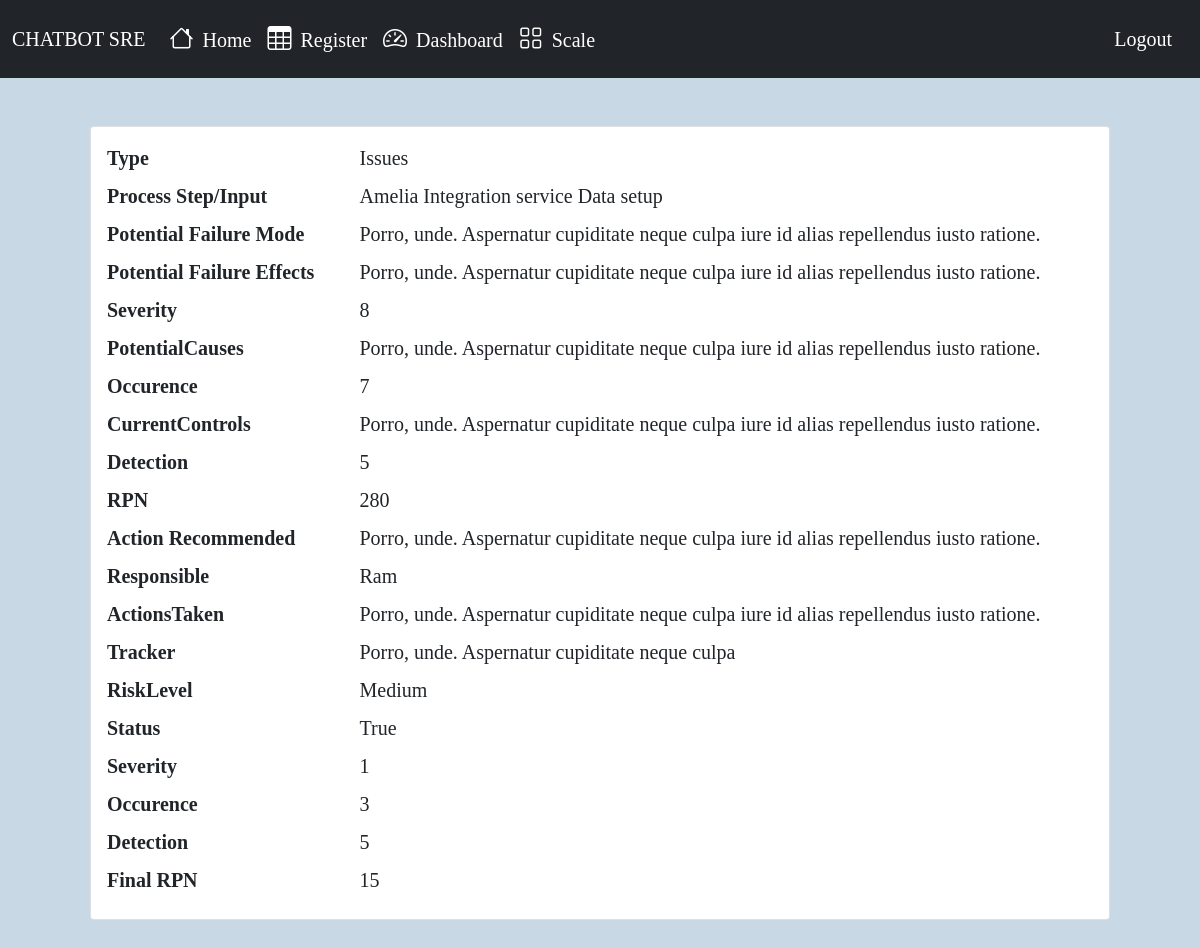
Before: /fmea/show/1 (signed in) with the older database file.
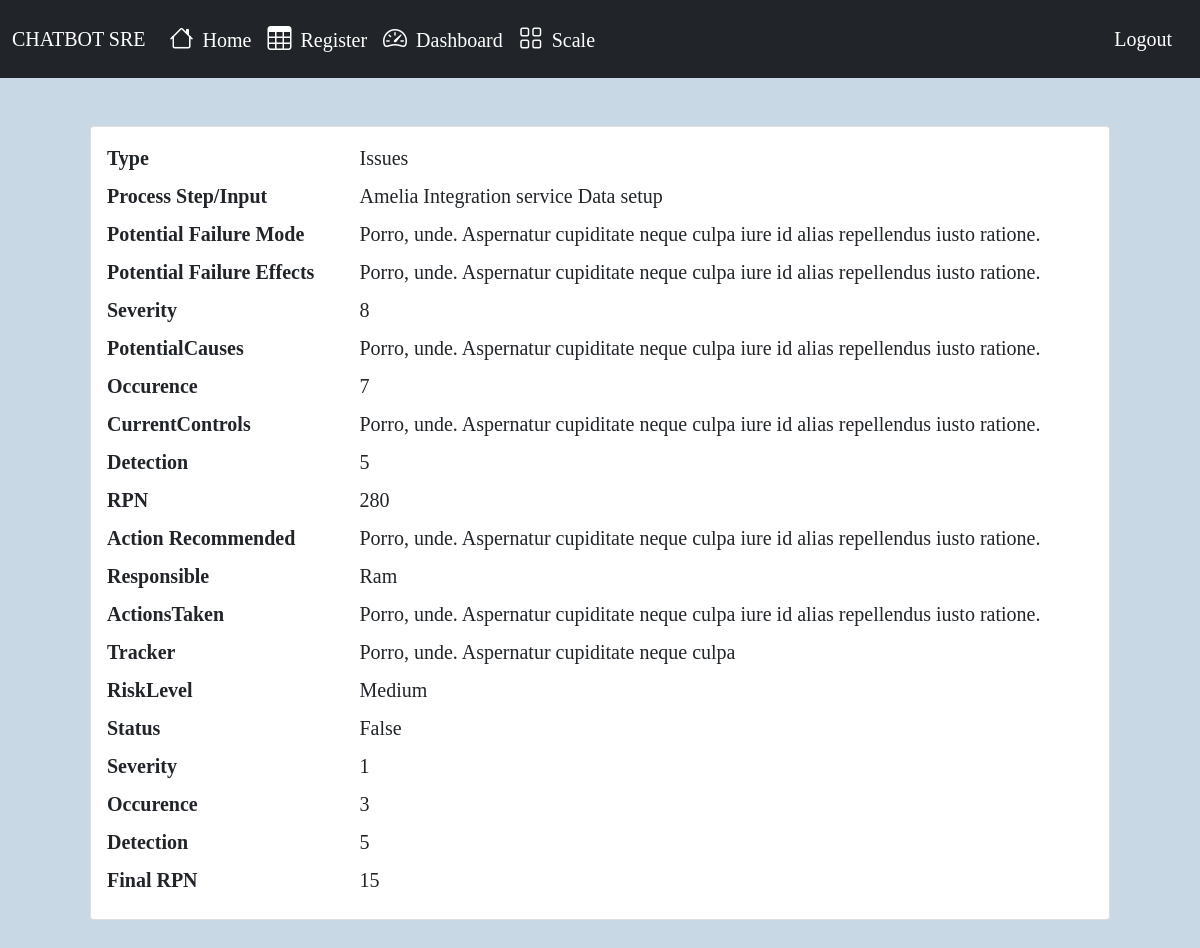
After: the same page with the newer database file.
### fmea_form/models.py (models this page shows, shortened)
class FmeaProcess(models.Model):
    processType=models.CharField(max_length=1024,null=True)
    fmeaRegister= models.ForeignKey(FmeaRegister, on_delete=models.CASCADE)
    processStep= models.CharField(max_length=1024)
    potentialFaliureMode= models.CharField(max_length=1024)
    potentialFailureEffect= models.CharField(max_length=1024)
    severity = models.IntegerField(choices=severity_choices,default=0)
    potentialCause= models.CharField(max_length=1024)
    occurence = models.IntegerField(choices=occurance_choices,default=0)
    currentControls= models.CharField(max_length=1024)
    detection = models.IntegerField(choices=severity_choices,default=0)
    actionRecommended= models.CharField(max_length=1024)
    responsiblePerson= models.CharField(max_length=200)
    actionTaken= models.CharField(max_length=1024)
    reference = models.CharField(max_length=1024,default=None)
    status=models.BooleanField(choices=status,default=0)
    finalSeverity=models.IntegerField(default=0)
    finalOccurence=models.IntegerField(default=0)
    finalDetection=models.IntegerField(default=0)
    @property
    def rpn(self):
        return self.severity*self.occurence*self.detection
    @property
    def finalRPN(self):
        return self.finalSeverity*self.finalOccurence*self.finalDetection
    @property
    def riskLevel(self):
        return self.severity*self.detection

### fmea_form/views.py (the view)
# urls.py: path('show/<int:id>', views.edit_process,name="show_fmea"),
@login_required
def edit_process(request, id):
    fmea=FmeaProcess.objects.get(id=id)
    return render(request,'show.html',{'fmea':fmea})

### fmea_form/templates/show.html (shortened to what the changed rows need)
{% extends "base.html" %}
{% load static %}
{% block content %}
  <div class="container bgcolor">
      <div class="card  m-5 p-3" >
        <div class="row mb-2">
          <div class="col-md-3 col-lg-3 fw-bold">
          Type
          </div>
          <div class="col-md-9 col-lg-9">
            {{fmea.processType}}
          </div>
          </div>
          <div class="row mb-2">
          <div class="col-md-3 col-lg-3 fw-bold">
          Process Step/Input
          </div>
          <div class="col-md-9 col-lg-9">
            {{fmea.processStep}}
          </div>
          </div>
          <div class="row mb-2">
          <div class="col-md-3 col-lg-3 fw-bold">
          Potential Failure Mode
          </div>
          <div class="col-md-9 col-lg-9">
            {{fmea.potentialFaliureMode}}
          </div>
          </div>
          <div class="row mb-2">
          <div class="col-md-3 col-lg-3 fw-bold">
          Potential Failure Effects
          </div>
          <div class="col-md-9 col-lg-9">
            {{fmea.potentialFailureEffect}}
          </div>
          </div>
          <div class="row mb-2">
          <div class="col-md-3 col-lg-3 fw-bold">
          Severity
          </div>
          <div class="col-md-9 col-lg-9">
            {{fmea.severity}}
          </div>
          </div>
          <div class="row mb-2">
          <div class="col-md-3 col-lg-3 fw-bold">
          PotentialCauses
          </div>
          <div class="col-md-9 col-lg-9">
            {{fmea.potentialCause}}
          </div>
          </div>
          <div class="row mb-2">
          <div class="col-md-3 col-lg-3 fw-bold">
          Occurence
          </div>
          <div class="col-md-9 col-lg-9">
            {{fmea.occurence}}
          </div>
          </div>
          <div class="row mb-2">
          <div class="col-md-3 col-lg-3 fw-bold">
          CurrentControls
          </div>
          <div class="col-md-9 col-lg-9">
            {{fmea.currentControls}}
          </div>
          </div>
          <div class="row mb-2">
          <div class="col-md-3 col-lg-3 fw-bold">
          Detection
          </div>
          <div class="col-md-9 col-lg-9">
            {{fmea.detection}}
          </div>
          </div>
          <div class="row mb-2">
          <div class="col-md-3 col-lg-3 fw-bold">
          RPN
          </div>
          <div class="col-md-9 col-lg-9">
            {{fmea.rpn}}
          </div>
          </div>
          <div class="row mb-2">
          <div class="col-md-3 col-lg-3 fw-bold">
          Action Recommended
          </div>
          <div class="col-md-9 col-lg-9">
            {{fmea.actionRecommended}}
          </div>
          </div>
          <div class="row mb-2">
          <div class="col-md-3 col-lg-3 fw-bold">
          Responsible
          </div>
          <div class="col-md-9 col-lg-9">
            {{fmea.responsiblePerson}}
          </div>
          </div>
          <div class="row mb-2">
          <div class="col-md-3 col-lg-3 fw-bold">
          ActionsTaken
          </div>
          <div class="col-md-9 col-lg-9">
            {{fmea.actionTaken}}
          </div>
          </div>
          <div class="row mb-2">
          <div class="col-md-3 col-lg-3 fw-bold">
          Tracker
          </div>
          <div class="col-md-9 col-lg-9">
            {{fmea.reference}}
          </div>
          </div>
          <div class="row mb-2">
          <div class="col-md-3 col-lg-3 fw-bold">
          Status
          </div>
          <div class="col-md-9 col-lg-9">
            {{fmea.status}}
          </div>
          </div>
          <div class="row mb-2">
          <div class="col-md-3 col-lg-3 fw-bold">
          Severity
          </div>
          <div class="col-md-9 col-lg-9">
            {{fmea.finalSeverity}}
          </div>
          </div>
          <div class="row mb-2">
          <div class="col-md-3 col-lg-3 fw-bold">
          Occurence
          </div>
          <div class="col-md-9 col-lg-9">
            {{fmea.finalOccurence}}
          </div>
          </div>
          <div class="row mb-2">
          <div class="col-md-3 col-lg-3 fw-bold">
          Detection
          </div>
          <div class="col-md-9 col-lg-9">
            {{fmea.finalDetection}}
          </div>
          </div>
          <div class="row mb-2">
          <div class="col-md-3 col-lg-3 fw-bold">
          Final RPN
          </div>
          <div class="col-md-9 col-lg-9">
            {{fmea.finalRPN}}
          </div>
          </div>
      </div>
  </div>
{% endblock %}

Changed rows visible on the page:
changed FmeaProcess "Issues": status "True" → "False"
